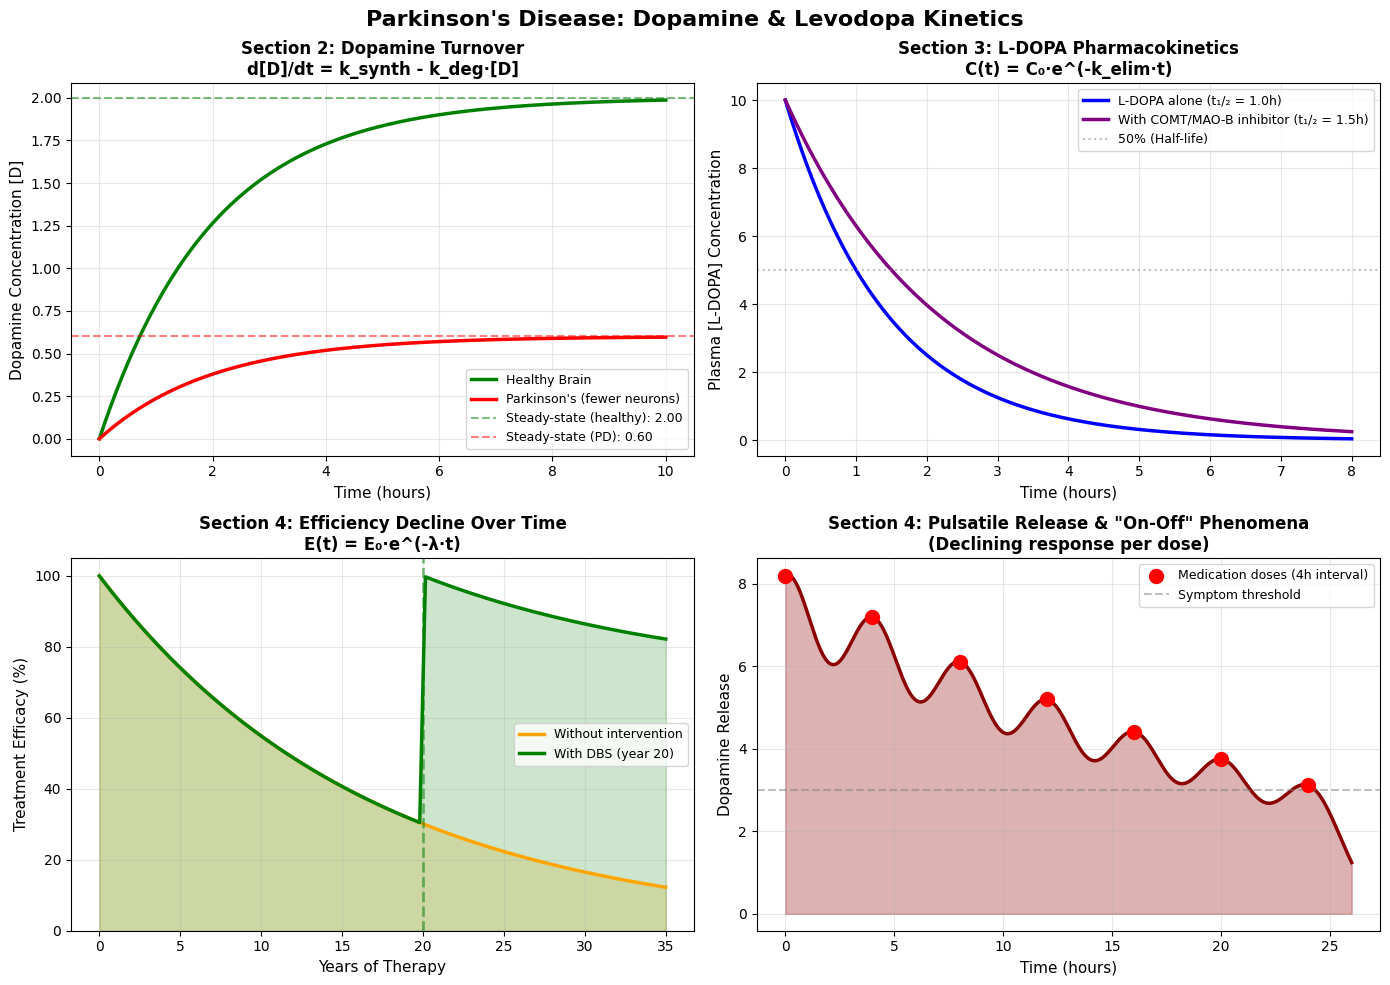

This figure's Python source:
# -*- coding: utf-8 -*-
"""Copy of parkinsons_01.ipynb

Automatically generated by Colab.

Original file is located at
    https://colab.research.google.com/drive/1bzvq1iA7_uuhD5ePsZo8CEkeT4IsnBNE
"""

import numpy as np
import matplotlib.pyplot as plt
from scipy.integrate import odeint

# ============================================================================
# 1. DOPAMINE KINETICS IN THE BRAIN
# ============================================================================
# Model: d[D]/dt = k_synth - k_deg * [D]
# Steady-state: [D_ss] = k_synth / k_deg

def dopamine_kinetics(D, t, k_synth, k_deg):
    """Simple dopamine turnover model"""
    dD_dt = k_synth - k_deg * D
    return dD_dt

# Parameters (arbitrary units, scaled for visualization)
k_synth_healthy = 1.0      # synthesis rate (healthy)
k_synth_parkinsons = 0.3   # synthesis rate (Parkinson's - fewer neurons)
k_deg = 0.5                # degradation rate

# Initial dopamine level
D0 = 0

# Time (hours)
t_dopamine = np.linspace(0, 10, 200)

# Solve ODE for healthy vs Parkinson's
D_healthy = odeint(dopamine_kinetics, D0, t_dopamine, args=(k_synth_healthy, k_deg))
D_parkinsons = odeint(dopamine_kinetics, D0, t_dopamine, args=(k_synth_parkinsons, k_deg))

# Calculate steady-state levels
D_ss_healthy = k_synth_healthy / k_deg
D_ss_parkinsons = k_synth_parkinsons / k_deg

# ============================================================================
# 2. LEVODOPA PHARMACOKINETICS
# ============================================================================
# Model: C(t) = C0 * exp(-k_elim * t)
# Half-life: t_1/2 = ln(2) / k_elim

# L-DOPA parameters
t_half_ldopa = 1.0  # hours (realistic: ~60 min)
k_elim_ldopa = np.log(2) / t_half_ldopa

C0_ldopa = 10.0  # initial plasma concentration (arbitrary units)

# Simulate L-DOPA without and with COMT/MAO-B inhibitor
t_pharma = np.linspace(0, 8, 200)
C_ldopa_alone = C0_ldopa * np.exp(-k_elim_ldopa * t_pharma)

# With inhibitor: slower elimination (longer half-life)
t_half_with_inhibitor = 1.5  # hours
k_elim_with_inhibitor = np.log(2) / t_half_with_inhibitor
C_ldopa_with_inhibitor = C0_ldopa * np.exp(-k_elim_with_inhibitor * t_pharma)

# ============================================================================
# 3. TREATMENT EFFICACY DECLINE OVER TIME
# ============================================================================
# Model: E(t) = E0 * exp(-lambda * t)
# Where t is years of therapy, lambda is "neuronal loss rate"

years_of_therapy = np.linspace(0, 35, 100)
E0 = 100  # Initial efficacy (%)
lambda_decline = 0.06  # Rate of decline per year (fitted concept)

treatment_efficacy = E0 * np.exp(-lambda_decline * years_of_therapy)

# Add DBS intervention around year 20
dbs_year = 20
efficacy_with_dbs = np.where(
    years_of_therapy < dbs_year,
    E0 * np.exp(-lambda_decline * years_of_therapy),
    70 + 30 * np.exp(-lambda_decline * (years_of_therapy - dbs_year))
)

# ============================================================================
# 4. PULSATILE DOPAMINE RELEASE (ON-OFF PHENOMENA)
# ============================================================================
# Simulate medication timing: doses every 4 hours, but declining response

dosing_times = np.array([0, 4, 8, 12, 16, 20, 24])
t_detailed = np.linspace(0, 26, 500)

dopamine_pulsatile = np.zeros_like(t_detailed)
dose_response_factor = 1.0  # Will decrease with each dose

for i, dose_time in enumerate(dosing_times):
    # Each dose produces a bell curve, but amplitude decreases
    dose_amplitude = 8 * (0.85 ** i)  # Declining response over time
    dose_width = 1.5
    dopamine_pulsatile += dose_amplitude * np.exp(-((t_detailed - dose_time) ** 2) / (2 * dose_width ** 2))

# ============================================================================
# PLOTTING
# ============================================================================

fig, axes = plt.subplots(2, 2, figsize=(14, 10))
fig.suptitle('Parkinson\'s Disease: Dopamine & Levodopa Kinetics', fontsize=16, fontweight='bold')

# Plot 1: Dopamine Kinetics (Healthy vs Parkinson's)
ax1 = axes[0, 0]
ax1.plot(t_dopamine, D_healthy.flatten(), 'g-', linewidth=2.5, label='Healthy Brain')
ax1.plot(t_dopamine, D_parkinsons.flatten(), 'r-', linewidth=2.5, label="Parkinson's (fewer neurons)")
ax1.axhline(D_ss_healthy, color='g', linestyle='--', alpha=0.5, label=f'Steady-state (healthy): {D_ss_healthy:.2f}')
ax1.axhline(D_ss_parkinsons, color='r', linestyle='--', alpha=0.5, label=f'Steady-state (PD): {D_ss_parkinsons:.2f}')
ax1.set_xlabel('Time (hours)', fontsize=11)
ax1.set_ylabel('Dopamine Concentration [D]', fontsize=11)
ax1.set_title('Section 2: Dopamine Turnover\nd[D]/dt = k_synth - k_deg·[D]', fontsize=12, fontweight='bold')
ax1.legend(fontsize=9)
ax1.grid(True, alpha=0.3)

# Plot 2: L-DOPA Pharmacokinetics
ax2 = axes[0, 1]
ax2.plot(t_pharma, C_ldopa_alone, 'b-', linewidth=2.5, label=f'L-DOPA alone (t₁/₂ = {t_half_ldopa:.1f}h)')
ax2.plot(t_pharma, C_ldopa_with_inhibitor, 'purple', linewidth=2.5, label=f'With COMT/MAO-B inhibitor (t₁/₂ = {t_half_with_inhibitor:.1f}h)')
ax2.axhline(C0_ldopa / 2, color='gray', linestyle=':', alpha=0.5, label='50% (Half-life)')
ax2.set_xlabel('Time (hours)', fontsize=11)
ax2.set_ylabel('Plasma [L-DOPA] Concentration', fontsize=11)
ax2.set_title('Section 3: L-DOPA Pharmacokinetics\nC(t) = C₀·e^(-k_elim·t)', fontsize=12, fontweight='bold')
ax2.legend(fontsize=9)
ax2.grid(True, alpha=0.3)

# Plot 3: Treatment Efficacy Decline Over Time
ax3 = axes[1, 0]
ax3.plot(years_of_therapy, treatment_efficacy, 'orange', linewidth=2.5, label='Without intervention')
ax3.plot(years_of_therapy, efficacy_with_dbs, 'g-', linewidth=2.5, label='With DBS (year 20)')
ax3.axvline(dbs_year, color='green', linestyle='--', alpha=0.5, linewidth=2)
ax3.fill_between(years_of_therapy, treatment_efficacy, alpha=0.2, color='orange')
ax3.fill_between(years_of_therapy, efficacy_with_dbs, alpha=0.2, color='green')
ax3.set_xlabel('Years of Therapy', fontsize=11)
ax3.set_ylabel('Treatment Efficacy (%)', fontsize=11)
ax3.set_title('Section 4: Efficiency Decline Over Time\nE(t) = E₀·e^(-λ·t)', fontsize=12, fontweight='bold')
ax3.legend(fontsize=9)
ax3.grid(True, alpha=0.3)
ax3.set_ylim([0, 105])

# Plot 4: Pulsatile Dopamine (ON-OFF Phenomena)
ax4 = axes[1, 1]
ax4.plot(t_detailed, dopamine_pulsatile, 'darkred', linewidth=2.5)
ax4.fill_between(t_detailed, dopamine_pulsatile, alpha=0.3, color='darkred')
ax4.scatter(dosing_times, [dopamine_pulsatile[np.argmin(np.abs(t_detailed - dt))] for dt in dosing_times],
            color='red', s=100, zorder=5, label='Medication doses (4h interval)')
ax4.axhline(3, color='gray', linestyle='--', alpha=0.5, label='Symptom threshold')
ax4.set_xlabel('Time (hours)', fontsize=11)
ax4.set_ylabel('Dopamine Release', fontsize=11)
ax4.set_title('Section 4: Pulsatile Release & "On-Off" Phenomena\n(Declining response per dose)', fontsize=12, fontweight='bold')
ax4.legend(fontsize=9)
ax4.grid(True, alpha=0.3)

plt.tight_layout()
plt.savefig('parkinsons_kinetics.png', dpi=300, bbox_inches='tight')
plt.show()

print("=" * 70)
print("PARKINSON'S DISEASE KINETIC MODEL SUMMARY")
print("=" * 70)
print(f"\n1. DOPAMINE KINETICS")
print(f"   Healthy steady-state [D]: {D_ss_healthy:.3f}")
print(f"   Parkinson's steady-state [D]: {D_ss_parkinsons:.3f}")
print(f"   Reduction: {(1 - D_ss_parkinsons/D_ss_healthy)*100:.1f}%")
print(f"\n2. L-DOPA HALF-LIFE")
print(f"   Without inhibitor: {t_half_ldopa} hour(s)")
print(f"   With COMT/MAO-B inhibitor: {t_half_with_inhibitor} hour(s)")
print(f"   Duration extension: {(t_half_with_inhibitor/t_half_ldopa - 1)*100:.1f}%")
print(f"\n3. TREATMENT EFFICACY DECLINE")
print(f"   Initial efficacy: {E0}%")
print(f"   Decay rate (λ): {lambda_decline} per year")
print(f"   Efficacy at year 10: {E0 * np.exp(-lambda_decline * 10):.1f}%")
print(f"   Efficacy at year 20 (pre-DBS): {E0 * np.exp(-lambda_decline * 20):.1f}%")
print(f"   Efficacy at year 20 (with DBS): 70%")
print(f"   Efficacy at year 35: {efficacy_with_dbs[-1]:.1f}%")
print(f"\n4. PULSATILE DOPAMINE")
print(f"   Dosing interval: 4 hours")
print(f"   Initial peak amplitude: {dopamine_pulsatile.max():.2f}")
print(f"   Amplitude decline reflects receptor desensitization & storage capacity loss")
print("=" * 70)
